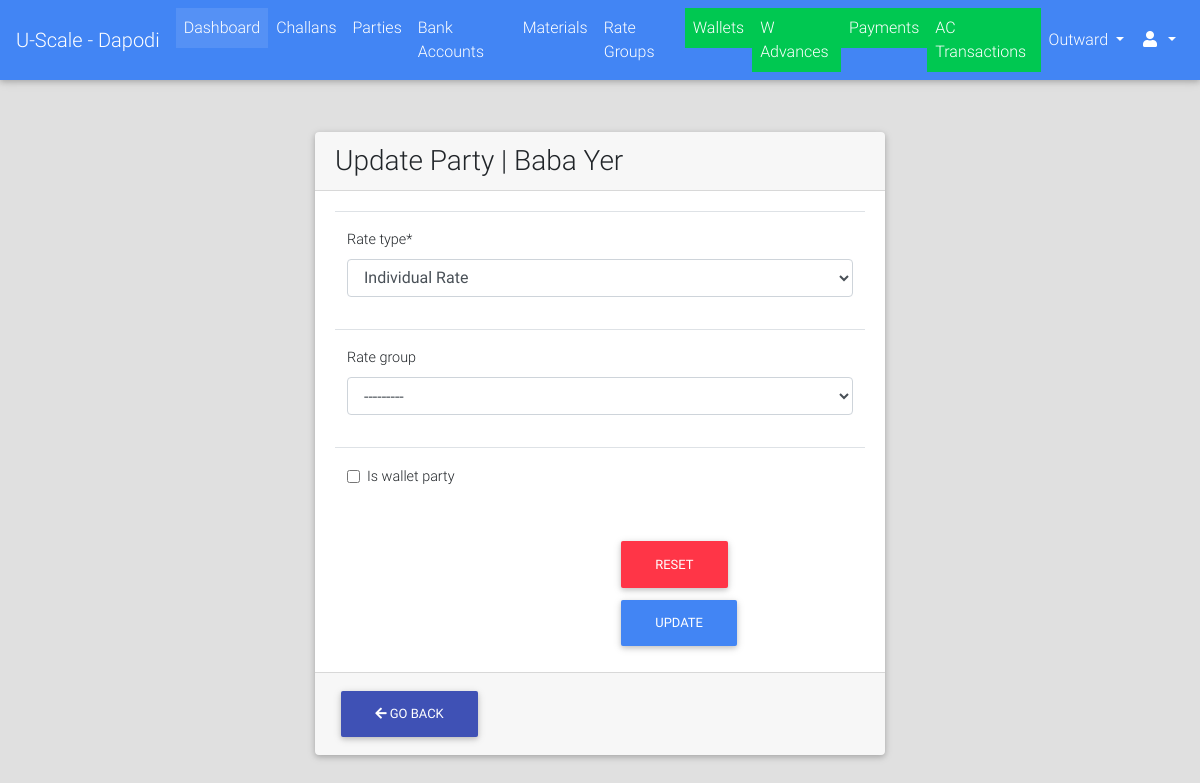
Screenshot of /parties/update/DPV070/ (signed in) with the database file from the repository.
### parties/models.py (models this page shows, shortened)
class Party(models.Model):
    RATE_TYPE_CHOICES = (("GR", "Group Rate"), ("IR", "Individual Rate"))
    rate_type = models.CharField(max_length=2, choices=RATE_TYPE_CHOICES)
    rate_group = models.ForeignKey("rates.RateGroup", on_delete=models.PROTECT, blank=True, null=True)
    name = models.CharField(max_length=128)
    party_code = models.CharField(max_length=32, blank=True)
    address = models.TextField(blank=True)
    phone = models.CharField(max_length=13)
    whatsapp = models.CharField(max_length=13, blank=True)
    email = models.EmailField(blank=True, null=True)
    extra_info = models.TextField(blank=True)
    is_wallet_party = models.BooleanField(default=False)
    is_active = models.BooleanField(default=True)
    class Meta:
        verbose_name = "Party"
        verbose_name_plural = "Parties"
    @property
    def get_display_text(self):
        return self.name

### parties/views.py (the view)
# urls.py: url(r"^update/(?P<party_code>[0-9a-zA-Z-]+)/$", views.PartyUpdateView.as_view(), name="update"),
class PartyUpdateView(LoginRequiredMixin, UpdateView):
    model = Party
    template_name = "parties/update.html"
    fields = ("rate_group", "rate_type", "is_wallet_party")
    slug_field = "party_code"
    slug_url_kwarg = "party_code"
    success_url = reverse_lazy('parties:list')
    def get_object(self, queryset=None):
        party = super().get_object()
        if party.is_active:
            return party
        return Http404("Party Is Not Active")

### portal/templatetags/constant_tags.py (called while the page is built)
@register.simple_tag
def get_branch_name():
    return settings.BRANCH_NAME

### portal/templates/parties/update.html (shortened to what this page needs)
{% extends "portal/base.html" %}
{% load crispy_forms_tags %}
{% block content %}
    <br><br>
    <div class="container col-lg-6">
        <div class="card">
            <div class="card-header">
                <h3 class="m-auto">Update Party | {{ party.get_display_text }}</h3>
            </div>
            <div class="card-body">
                <form method="post">
                    <table class="table">
                        <tbody>
                            <tr>
                                <td colspan="2">
                                    {{ form.rate_type|as_crispy_field }}
                                </td>
                            </tr>
                            <tr>
                                <td colspan="2">
                                    {{ form.rate_group|as_crispy_field }}
                                </td>
                            </tr>
                            <tr>
                                <td colspan="2">
                                    {{ form.is_wallet_party|as_crispy_field }}
                                </td>
                            </tr>
                        </tbody>
                     </table>
                     <div class="col-lg-6 float-right">
                        <div class="float-right">
                            <button class="btn btn-danger" type="reset">Reset</button>
                            <button class="btn btn-primary" type="submit">Update</button>
                        </div>
                     </div>
                </form>
            </div>
            <div class="card-footer">
                <div class="row">
                    <div class="float-left col-lg-6">
                        <button class="btn btn-indigo" onclick="goBack()"><i class="fa fa-arrow-left"></i> Go Back</button>
                    </div>
                </div>
            </div>
        </div>
    </div>
{% endblock %}

### rows the page displays
Party: get_display_text "Baba Yer", rate_type "Individual Rate", rate_group "---------"
